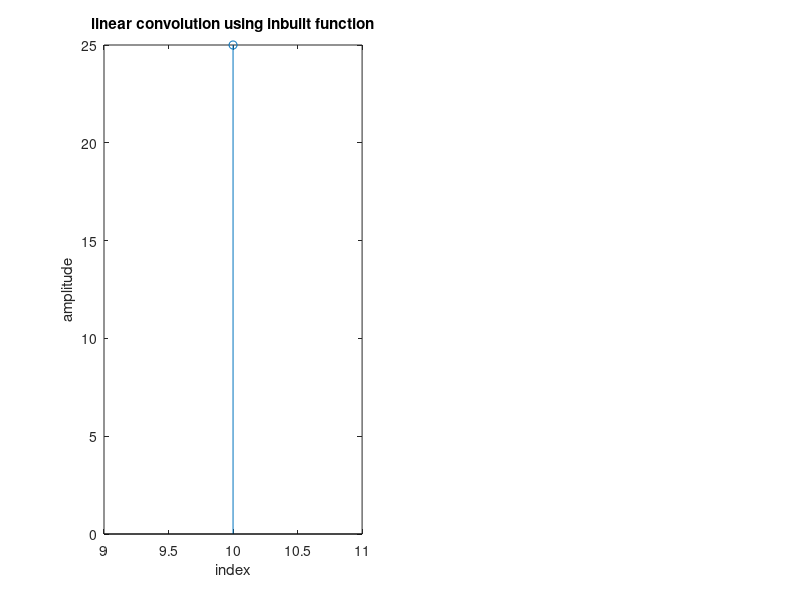

Write MATLAB code to recreate this figure.
%with inbuilt function
clc;
close all;
clear all;
x=input("enter x");
h=input("enter impulse response");
x_ind=input("index of x");
h_ind=input("index of h");
y_ind=min(x_ind)+min(h_ind):max(x_ind)+max(h_ind);
y=conv(x,h);
disp(y);
subplot(1,2,1);
stem(y_ind,y);
xlabel("index");
ylabel("amplitude");
title("linear convolution using inbuilt function");